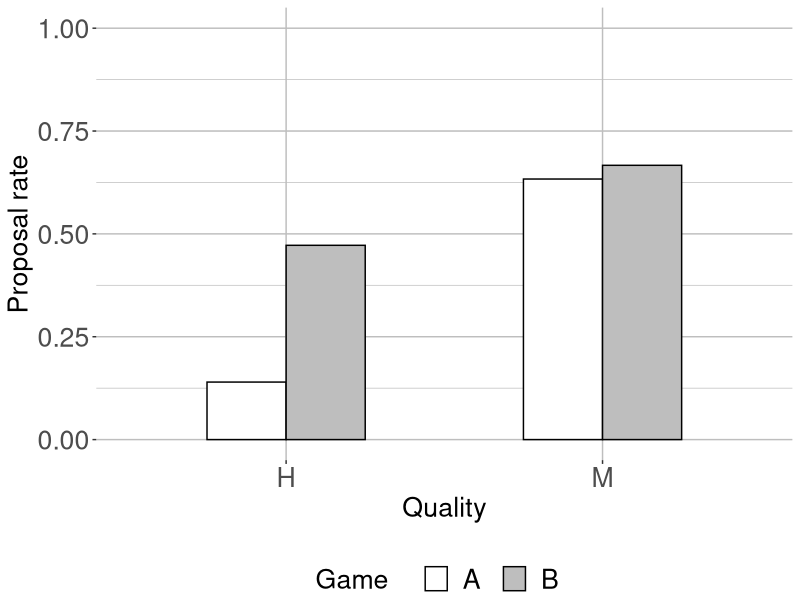
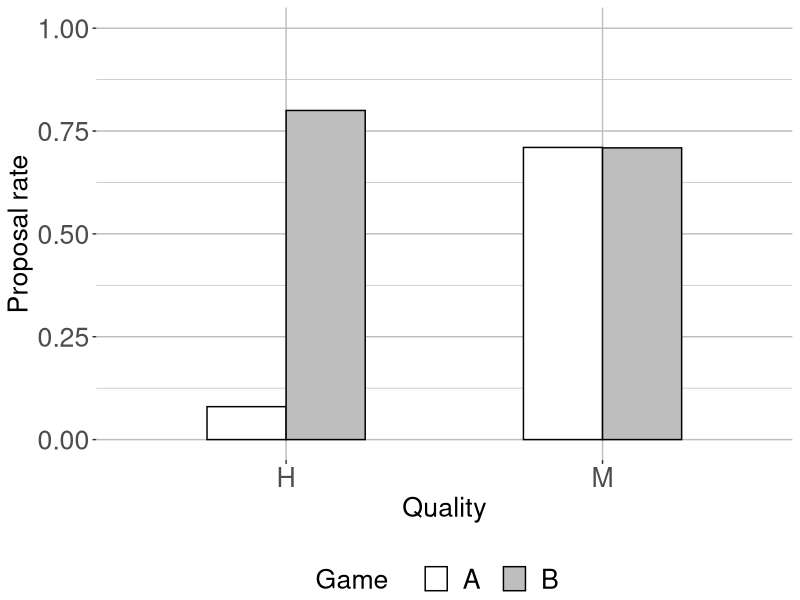

These figures' R source, in order:
###################################################################
#### ANALYSIS OF INDIVIDUAL CHARACTERISTICS FROM BASE SESSIONS ####
###################################################################

####################################
#### PRELIMINARIES ####
####################################
library(here)
library(tidyverse)
library(forcats)
##############################################
##############################################

####################################
#### CREATE DATASET ####
####################################
### EDIT GAME DATA ###
data_game_raw<-read_csv(here("data","MaIn_data_base_game.csv"))
data_game_raw <- data_game_raw %>%
  mutate(player.type=factor(player.type)) %>%
  mutate(player.type=fct_recode(player.type,
                                "H"="1",
                                "M"="2",
                                "L"="3")) %>%
  mutate(player.signal=factor(player.signal)) %>%
  mutate(player.signal=fct_recode(player.signal,
                                  "h"="1",
                                  "m"="2",
                                  "l"="3")) %>%
  mutate(player.partner_type=factor(player.partner_type)) %>%
  mutate(player.partner_type=fct_recode(player.partner_type,
                                        "H"="1",
                                        "M"="2",
                                        "L"="3")) %>%
  mutate(subsession.game_name=factor(subsession.game_name))  %>%
  mutate(participant.id_in_treatment=interaction(factor(session.code),factor(participant.id_in_session))) %>%
  mutate(session.code=factor(session.code)) %>%
  select(session.code, participant.id_in_treatment, player.choice,subsession.round_number,subsession.game_name,
         player.match, player.partner_type, player.type, player.signal)
data_game <- data_game_raw %>%
  filter(subsession.round_number>20) %>%
  filter(player.type!="L") %>%
  filter(player.signal=="m")
######################
### EDIT MPL DATA ###
data_mpl<-read_csv(here("data","MaIn_data_base_mpl.csv"))
data_mpl <- data_mpl %>%
  mutate(participant.id_in_treatment=interaction(factor(session.code),factor(participant.id_in_session))) %>%
  select(participant.id_in_treatment, player.switching_row)
######################
### EDIT CRT DATA ###
data_crt<-read_csv(here("data","MaIn_data_base_crt.csv"))
data_crt <- data_crt %>%
  mutate(participant.id_in_treatment=interaction(factor(session.code),factor(participant.id_in_session))) %>%
  select(participant.id_in_treatment, player.num_correct)
######################
### EDIT SURVEY DATA ###
data_survey<-read_csv(here("data","MaIn_data_base_survey.csv"))
data_survey <- data_survey %>%
  mutate(player.sex=factor(player.sex)) %>%
  mutate(player.major=factor(player.major)) %>%
  mutate(participant.id_in_treatment=interaction(factor(session.code),factor(participant.id_in_session))) %>%
  select(participant.id_in_treatment,player.sex,player.major)
######################
### MERGE DATA ACROSS APPS ###
data_treatment <- data_game %>%
  left_join(data_mpl, by="participant.id_in_treatment") %>%
  left_join(data_crt, by="participant.id_in_treatment") %>%
  left_join(data_survey, by="participant.id_in_treatment") %>%
  rename(player.risk_aversion = "player.switching_row") %>%
  rename(player.crt_score = "player.num_correct")
rm(list=c("data_game", "data_mpl", "data_crt", "data_survey"))
##############################
##############################################
##############################################


####################################
#### REGRESSION ####
####################################
data_reg <- data_treatment
reg1 <- glm(formula = player.choice ~
              + (player.type=="H")
            + subsession.game_name
            + (player.type=="H") * subsession.game_name
            + (player.type=="H") * subsession.game_name * player.crt_score
            + (player.type=="H") * subsession.game_name * subsession.round_number
            #+ player.risk_aversion
            #+ player.crt_score
            #+ player.sex
            #+ player.major
            #+ subsession.round_number
            ,data=data_reg
            ,family = "gaussian"
)
summary(reg1)
##############################################
##############################################

####################################
#### BAR PLOTS FOR SUBSAMPLES ####
####################################

### SUBSAMPLE OF LATE ROUNDS ###
plot_data <- data_treatment %>%
  filter(subsession.round_number >=45) %>%
  group_by(player.type,
           subsession.game_name
  ) %>%
  summarise(mean = mean(player.choice))
scale=1.2
f <- ggplot(data=plot_data, aes(x=player.type, y=mean, fill=subsession.game_name)) +
  geom_bar(stat="identity", position=position_dodge(), colour="black", width = 0.5) +
  scale_fill_manual(name  ="Game    ",
                    values=c( "A"="white", "B"="grey"),
                    labels=c(" A  ", " B  ")) +
  ylab("Proposal rate") +
  xlab("Quality") +
  ylim(0,1) +
  theme(axis.title.y = element_text(size=16*scale)) +
  theme(axis.title.x = element_text(size=16*scale)) +
  theme(axis.text.x  = element_text(size=16*scale)) +
  theme(axis.text.y  = element_text(size=16*scale)) +
  theme(legend.text = element_text(size = 16*scale),
        legend.title = element_text(size=16*scale)) +
  theme(
    panel.background = element_rect(fill = "transparent") # bg of the panel
    , plot.background = element_rect(fill = "transparent", color = NA) # bg of the plot
    , panel.grid.major = element_line(colour = "grey") # get rid of major grid
    , panel.grid.minor = element_line(colour = "grey") # get rid of minor grid
    , legend.background = element_rect(fill = "transparent") # get rid of legend bg
    , legend.box.background = element_rect(fill = "transparent", color = NA) # get rid of legend panel bg
    , legend.key = element_rect(fill = "transparent", color = NA)
    , legend.position = "bottom"
    , legend.margin = margin(20,0.5,0.5,0.5)
  )
ggsave(f, filename = "bars_AvsB_learnt.png",  bg = "transparent", path=here("output"))
##############
### SUBSAMPLE OF HIGH CRT SUBJS ###
plot_data <- data_treatment %>%
  filter(player.crt_score >=2) %>%
  group_by(player.type,
           subsession.game_name
  ) %>%
  summarise(mean = mean(player.choice))
scale=1.2
f <- ggplot(data=plot_data, aes(x=player.type, y=mean, fill=subsession.game_name)) +
  geom_bar(stat="identity", position=position_dodge(), colour="black", width = 0.5) +
  scale_fill_manual(name  ="Game    ",
                    values=c( "A"="white", "B"="grey"),
                    labels=c(" A  ", " B  ")) +
  ylab("Proposal rate") +
  xlab("Quality") +
  ylim(0,1) +
  theme(axis.title.y = element_text(size=16*scale)) +
  theme(axis.title.x = element_text(size=16*scale)) +
  theme(axis.text.x  = element_text(size=16*scale)) +
  theme(axis.text.y  = element_text(size=16*scale)) +
  theme(legend.text = element_text(size = 16*scale),
        legend.title = element_text(size=16*scale)) +
  theme(
    panel.background = element_rect(fill = "transparent") # bg of the panel
    , plot.background = element_rect(fill = "transparent", color = NA) # bg of the plot
    , panel.grid.major = element_line(colour = "grey") # get rid of major grid
    , panel.grid.minor = element_line(colour = "grey") # get rid of minor grid
    , legend.background = element_rect(fill = "transparent") # get rid of legend bg
    , legend.box.background = element_rect(fill = "transparent", color = NA) # get rid of legend panel bg
    , legend.key = element_rect(fill = "transparent", color = NA)
    , legend.position = "bottom"
    , legend.margin = margin(20,0.5,0.5,0.5)
  )
ggsave(f, filename = "bars_AvsB_highCRT.png",  bg = "transparent", path=here("output"))
##############
##############################################
##############################################